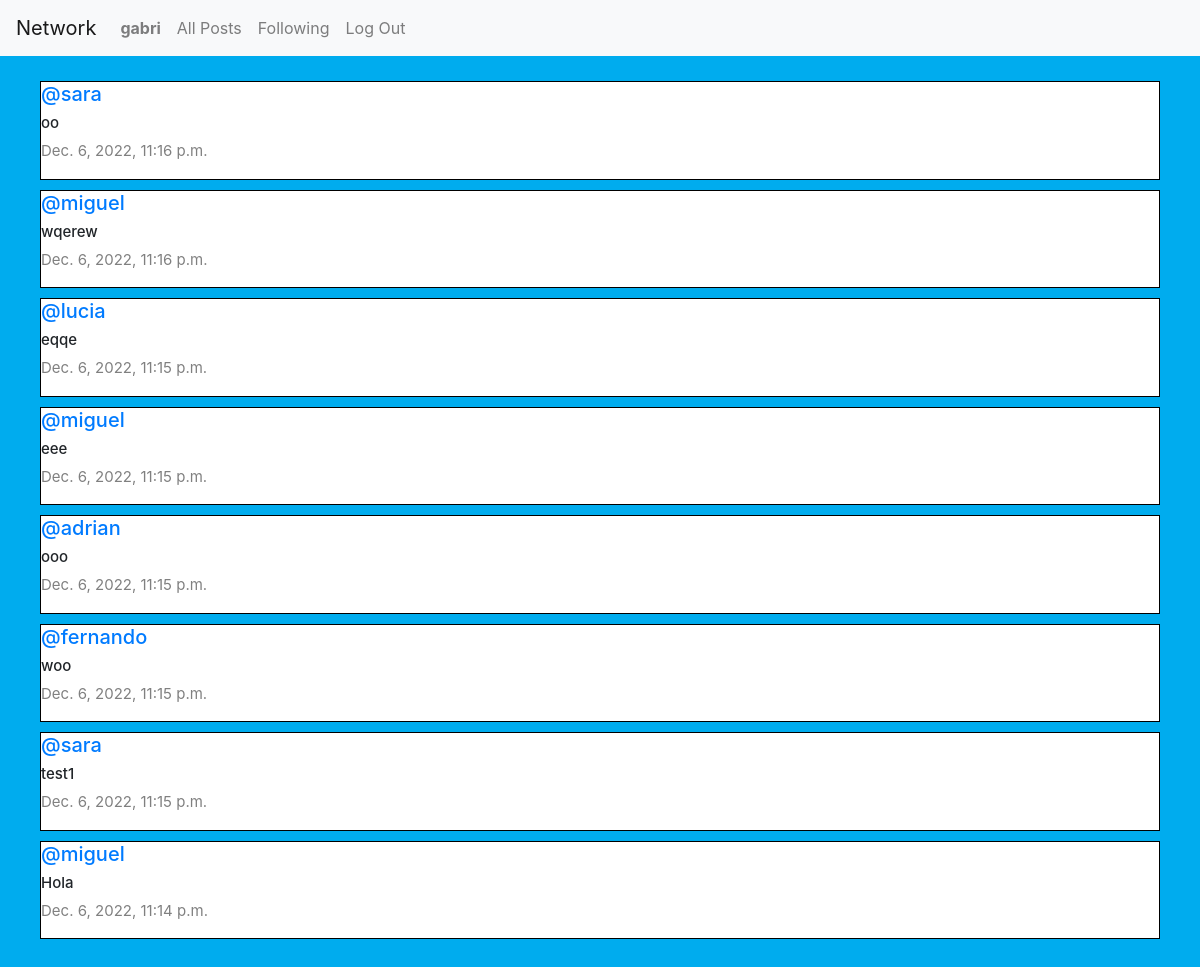
Page /following (signed in) on the committed database.
### network/models.py (models this page shows, shortened)
class User(AbstractUser):
    pass

class Post(models.Model):
    content = models.CharField(max_length=140)
    user = models.ForeignKey(User, on_delete=models.CASCADE, related_name="author")
    date = models.DateTimeField(auto_now_add=True)

### network/views.py (the view)
# urls.py: path("following", views.following, name="following"),
def following(request):
    current_user = User.objects.get(pk=request.user.id)
    following_people = Follow.objects.filter(user=current_user)
    all_posts = Post.objects.all().order_by('id').reverse()
    following_posts = []
    for post in all_posts:
        for person in following_people:
            if person.user_follower == post.user:
                following_posts.append(post)
    paginator = Paginator(following_posts, 10)
    page_number = request.GET.get('page')
    posts_of_the_page = paginator.get_page(page_number)
    return render(request, "network/following.html", {
        "posts_of_the_page": posts_of_the_page,
    })

### network/templates/network/following.html (shortened to what this page needs)
{% extends "network/layout.html" %}
{% load static %}
{% block body %}
    <div id="all_posts">
        {% for post in posts_of_the_page %}
            <div id="row_post">
               <h5 class="username"><a href="{% url 'profile' user_id=post.user.id %}">@{{ post.user }}</a></h5>
               <h6 class="content">{{ post.content }}</h6>
                <p class="date">{{ post.date }}</p>
            </div>
        {% endfor %}
    </div>
{% endblock %}

### network/templates/network/layout.html (shortened to what this page needs)
{% load static %}
<!DOCTYPE html>
<html lang="en">
    <head>
        <link rel="stylesheet" href="https://stackpath.bootstrapcdn.com/bootstrap/4.4.1/css/bootstrap.min.css">
        <link href="{% static '/network/styles.css' %}" rel="stylesheet">
        <link rel="stylesheet" href="https://cdnjs.cloudflare.com/ajax/libs/font-awesome/4.7.0/css/font-awesome.min.css">
    </head>
    <body>
        <nav class="navbar navbar-expand-lg navbar-light bg-light">
            <a class="navbar-brand" href="{% url 'index' %}">Network</a>
            <div>
              <ul class="navbar-nav mr-auto">
                {% if user.is_authenticated %}
                    <li class="nav-item">
                        <a class="nav-link" href="{% url 'profile' user_id=user.id %}"><strong>{{ user.username }}</strong></a>
                    </li>
                {% endif %}
                <li class="nav-item">
                  <a class="nav-link" href="{% url 'index' %}">All Posts</a>
                </li>
                {% if user.is_authenticated %}
                    <li class="nav-item">
                        <a class="nav-link" href="{% url 'following' %}">Following</a>
                    </li>
                    <li class="nav-item">
                        <a class="nav-link" href="{% url 'logout' %}">Log Out</a>
                    </li>
                {% endif %}
              </ul>
            </div>
          </nav>
        <div class="body">
            {% block body %}
            {% endblock %}
        </div>
    </body>
</html>

### network/static/network/styles.css (style rules this page uses)
#all_posts { display: flex; justify-content: flex-start; flex-direction: column; margin: 20px; }
#row_post { border: 1.5px solid rgb(0, 0, 0); display: flex; justify-content: center; flex-direction: column; box-sizing: border-box; margin: 5px 20px; background-color: #ffffff; }
.content { font-size: 15px; }
.date { color: gray; font-size: 15px; }
body { background-color: #00acee; }

### rows in the picture
User: username "gabri"
Post: user "sara", content "oo", date "Dec. 6, 2022, 11:16 p.m."
Post: user "miguel", content "wqerew", date "Dec. 6, 2022, 11:16 p.m."
Post: user "lucia", content "eqqe", date "Dec. 6, 2022, 11:15 p.m."
Post: user "miguel", content "eee", date "Dec. 6, 2022, 11:15 p.m."
Post: user "adrian", content "ooo", date "Dec. 6, 2022, 11:15 p.m."
Post: user "fernando", content "woo", date "Dec. 6, 2022, 11:15 p.m."
Post: user "sara", content "test1", date "Dec. 6, 2022, 11:15 p.m."
Post: user "miguel", content "Hola", date "Dec. 6, 2022, 11:14 p.m."
